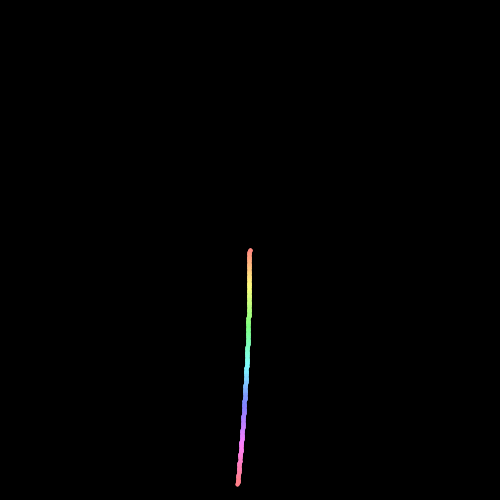
Frame 1 (no input)
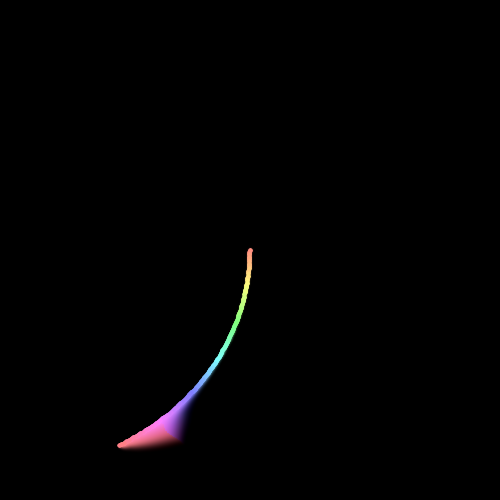
Frame 60 (the mouse pressed at the canvas centre just before this capture)
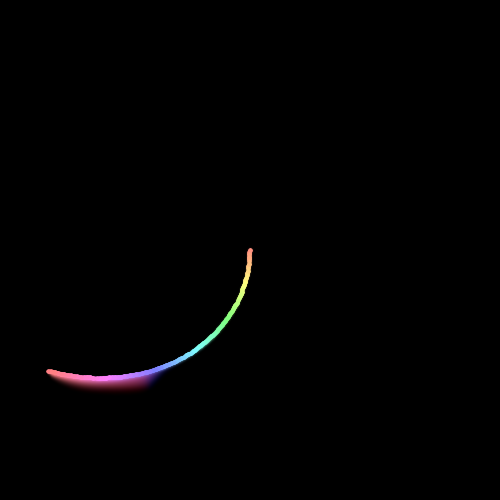
Frame 120 (the mouse held since frame 60 and released just before this capture)

The Processing sketch that drew these frames (run headless with seeded random() and noise(); from frame 60 on, the mouse is pressed at the canvas centre):

// Processing sketch: processing_6180
// ── processing_6180.pde

// From John Whitney's "Hundred Point Radius" idea.
// - Jim Bumgardner

// import processing.opengl.*;

int   nbrPoints = 100;
int   cx,cy;
float crad;
float cycleLength = 2*PI*nbrPoints; // 628 seconds
int   counter =0 ;
float   speed = 1;
int   frameCtr = 0;
boolean isSilent = true;

public class Dot {
    public float x;
    public float y;
    public int sIdx;
    float  tine;
    long  lastSound;
};

Dot[] dots = new Dot[nbrPoints];

void setup()
{
  size(500, 500);
  cx = width/2;
  cy = height/2;
  crad = (min(width,height)/2) * 0.95;
  noStroke();
  smooth();
  colorMode(HSB, 1);
  background(0);
  
  cycleLength = 60*3*10;
  speed = (2*PI*nbrPoints) / cycleLength;
 
  for (int i = 0; i < nbrPoints; ++i)
  {
    dots[i] = new Dot();
    dots[i].tine = -1;
    dots[i].lastSound = millis();
  }
}



void draw()
{
  filter(BLUR);
  filter(ERODE);
  // background(0);
  // fill(0,0,.5);

  // nbrPoints = 48;
  float mx = mouseX/(float)width;
  float my = mouseY/(float)height;
  speed = (2*PI*nbrPoints) / cycleLength;

  long cMillis = millis();
  float timer = cMillis*.001*speed;

  counter = int(timer / cycleLength);

  float pi2 = 2*PI;
  float strikeOffset = 0; // -PI/2;
  

  for (int i = 0; i < nbrPoints; ++i)
  {
      Dot  dt = dots[i];
      float r = i/(float)nbrPoints;
      if ((counter & 1) != 0)
        r = 1-r;

      float a = timer * r;
      float len = i*crad/(float)nbrPoints;
      
      if ((int) (a/pi2) != (int) (dt.tine/pi2))
      {
        // Sound Note Here...
        if (!isSilent) {
            // midiOutput.sendNoteOn(0, 32+i, 100);
        }
        dt.lastSound = millis();
      }
      
      // len *= sin(a*timer*my*.25);
      int x = (int) (cx - sin(a)*len);
      int y = (int) (cy + cos(a)*len);
      float huev = r+timer*.01; //  + mouseY/(float)height;
      huev -= int(huev);
      float satv = cMillis-dt.lastSound < 500? (cMillis-dt.lastSound)/1000 : .5;
      float minRad = 2+i/6.0;
      float radv = cMillis-dt.lastSound < 500? (minRad+6)-6*(cMillis-dt.lastSound)/500 : minRad;
     //  fill(color(huev,satv,1));
     // ellipse(x,y,radv,radv);
      dt.x = x;
      dt.y = y;
      dt.sIdx = -1;
      dt.tine = a;
  }
  strokeWeight(4);
  // stroke((millis() % 1000) / 1000.0);
  stroke(1);
  for (int i = 0; i < nbrPoints; ++i)
  {
     Dot dt = dots[i];
     // if (dt.sIdx == -1) {
         // Find closest line
         int cIdx = 0, cIdx2 = 0;
         float mDst = pow(dots[cIdx].x - dt.x,2) + pow(dots[cIdx].y-dt.y,2);
         for (int j = 0; j < nbrPoints; ++j) {
           if (j == i)
             continue;
           float tDst = pow(dots[j].x - dt.x,2) + pow(dots[j].y-dt.y,2);
           if (tDst < mDst) {
               mDst = tDst;
               cIdx2 = cIdx;
               cIdx = j;
           }
         }
         // connect cIdx and I
         dots[i].sIdx = cIdx;
         dots[cIdx].sIdx = i;
         float r1 = i/(float)nbrPoints;
         float r2 = cIdx/(float)nbrPoints;
         float r3 = (r1+r2)/2;
         float huev = r3+timer*.01; //  + mouseY/(float)height;
         huev -= int(huev);
         stroke( color(huev,.5,1));
         line(dots[i].x,dots[i].y,dots[cIdx].x,dots[cIdx].y);
         line(dots[i].x,dots[i].y,dots[cIdx2].x,dots[cIdx2].y);
     // }
  }

  timer -= speed;

  frameCtr++;
}

void allNotesOff()
{
  // for (int i = 0; i < 128; ++i)
  //  midiOutput.sendNoteOff(0, i, 0);
}

void keyPressed() {
  if (key == ' ') 
  {
    isSilent = !isSilent;
    if (isSilent) {
      allNotesOff();
    }
  }
}
